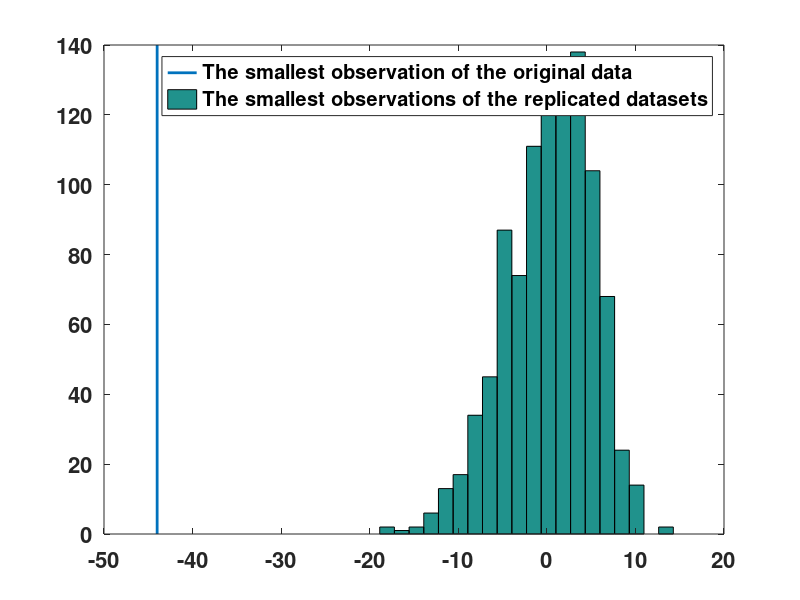

Write the MATLAB code that produced this figure.
% Bayesian data analysis
% Aki Vehtari <Aki.Vehtari@aalto.fi>

% Posterior predictive checking demo
clf
set(gcf,'DefaultLineLineWidth',2)
set(gcf,'DefaultAxesFontSize',16,'DefaultAxesFontWeight','bold')

% Light speed example
y=load('light.txt');
% sufficient statistics
n=length(y);
s2=var(y);
s=sqrt(s2);
my=mean(y);

clf
% Create 10 random replicate data sets from the posterior predictive
% density
% Each set has same number of virtual observations as the original
% data set
for i=1:10
  % n samples from the posterior predicitve density
  pp=trnd(n-1,n,1).*sqrt(1+1/n).*s+my;
  subplot(5,2,i)
  set(gca,'box','on')
  hist(pp,-45:5:55)
  set(gca,'YTick',[])
  set(gca,'XLim',[-48 58])
end
% Replace one of the replicates with observed data
% If you can spot which one has been replaced, it means that the
% replicates do not resemble the original data and thus the model has
% a defect
i=ceil(rand*10);
subplot(5,2,i)
set(gca,'box','on')
hist(y,-45:5:55)
set(gca,'YTick',[])
set(gca,'XLim',[-48 58])
subplot(5,2,1)
h=title({'Light speed example: Observed data + Replicated datasets',...
         'Can you spot which one is the observed data?'});
set(h,'Position',get(h,'Position')+[45 0 0])
drawnow

% Generate 1000 replicate data sets
for i=1:1000
  pps(:,i)=trnd(n-1,n,1).*sqrt(1+1/n).*s+my;
end
fprintf('.')
pause
% Minimum value from each replicate data sets
pp=min(pps);
clf
% Plot the distribution of the minimum values (20 = number of bars in histogram)
hist(pp,20);
% Plot the minimum observed value in the original data set
h1=get(gca,'Children');
h2=line([min(y) min(y)],ylim);
legend([h2 h1],'The smallest observation of the original data','The smallest observations of the replicated datasets')

